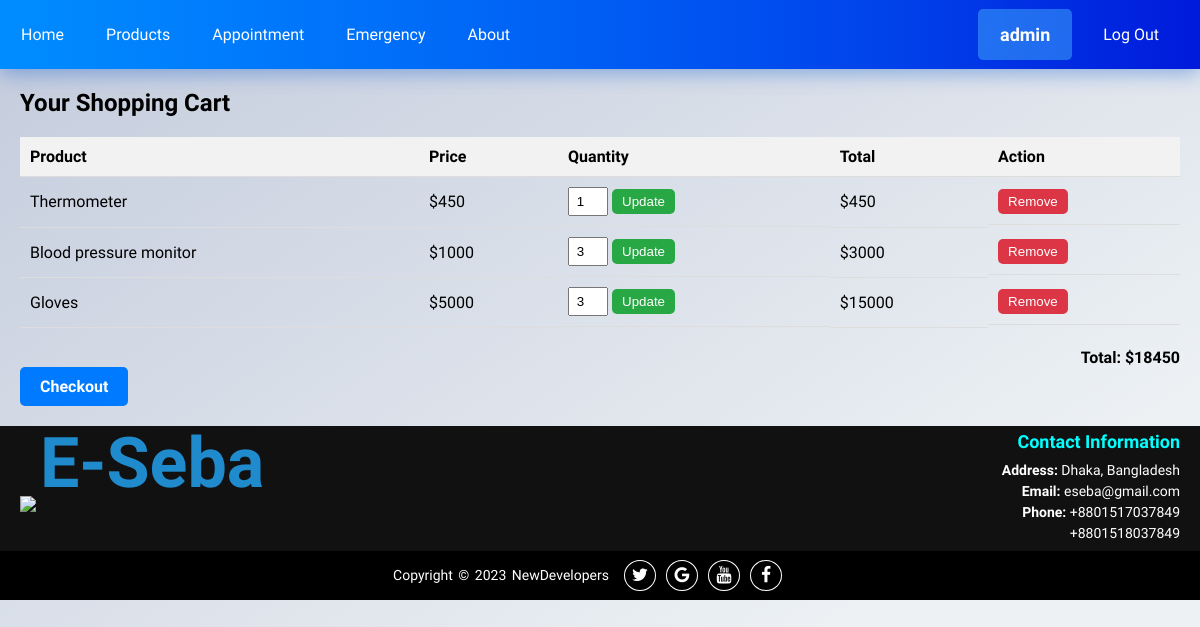
The app's page /cart/ (signed in) with its own data.
### myApp/models.py (models this page shows)
class CartItem(models.Model):
    user = models.ForeignKey(User, on_delete=models.CASCADE)
    accessory = models.ForeignKey(MedicalAccessories, on_delete=models.CASCADE)
    quantity = models.IntegerField(default=1)
    total_cost = models.IntegerField(null = True)

class MedicalAccessories(models.Model):
    p_image = models.ImageField()
    p_name = models.CharField(max_length=100)
    p_description = models.CharField(max_length=100)
    CATEGORY = (
        ('Medicine', 'Medicine'),
        ('Equipment', 'Equipment'),
    )
    p_category = models.CharField(max_length=10, choices=CATEGORY)
    p_cost = models.IntegerField()
    p_count = models.IntegerField()
    v_name = models.CharField(max_length=100)
    v_description = models.CharField(max_length=100)

### myApp/views.py (the view)
# urls.py: path('cart/', views.cart, name='cart'),
@login_required
def cart(request):
    user = request.user
    cart_items = CartItem.objects.filter(user=user)
    for item in cart_items:
        item.total_cost = item.accessory.p_cost * item.quantity
    total_cost = sum(item.total_cost for item in cart_items)
    return render(request, 'cart.html', {'cart_items': cart_items, 'total_cost': total_cost})

### myApp/templates/cart.html (shortened to what this page needs)
{% extends 'base.html' %}
{% load static %}
{% block extra-styles %}
<link rel="stylesheet" href="{% static 'css/__cart.css' %}" />
{% endblock %}
{% block content %}
<div class="container">
  <h1>Your Shopping Cart</h1>
  {% if cart_items %}
    <table class="cart-table">
      <thead>
        <tr>
          <th>Product</th>
          <th>Price</th>
          <th>Quantity</th>
          <th>Total</th>
          <th>Action</th>
        </tr>
      </thead>
      <tbody>
        {% for item in cart_items %}
          <tr>
            <td>{{ item.accessory.p_name }}</td>
            <td>${{ item.accessory.p_cost }}</td>
            <td class="cart-actions">
              <form method="post" action="{% url 'update_cart' item.accessory.id %}">
                <input
                  type="number"
                  name="quantity"
                  value="{{ item.quantity }}"
                  min="1"
                />
                <button type="submit" class="update-button">Update</button>
              </form>
            </td>
            <td>${{ item.total_cost }}</td>
            <td class="cart-actions">
              <form method="post" action="{% url 'remove_from_cart' item.accessory.id %}">
                <button type="submit" class="remove-button">Remove</button>
              </form>
            </td>
          </tr>
        {% endfor %}
      </tbody>
    </table>
    <div class="cart-total">
      <strong>Total: ${{ total_cost }}</strong>
    </div>
    <div class="checkout-button">
      <a href="#">Checkout</a>
    </div>
  {% else %}
    <p>Your shopping cart is empty.</p>
  {% endif %}
</div>
{% endblock %}

### myApp/templates/base.html (shortened to what this page needs)
<!DOCTYPE html>
{% load static %}
<html lang="en">
<head>
    <link rel="stylesheet" href="https://stackpath.bootstrapcdn.com/font-awesome/4.7.0/css/font-awesome.min.css">
    <link rel="stylesheet" href="{% static 'css/__base.css' %}" />
    {% block extra-styles %} {% endblock %}
</head>
<body>
    <div class="topnav">
        <a href="{% url 'home' %}">Home</a>
        <a href="{% url 'products' %}">Products</a>
        <a href="{% url 'appointment' %}">Appointment</a>
        <a href="{% url 'emergency' %}">Emergency</a>
        <a href="{% url 'about' %}">About</a>
        <div id="user-links">
            {% if user.is_authenticated %}
                <div class="user-info">
                    <p>{{ user.username }}</p>
                    <a href="{% url 'logout' %}" class="user-link">Log Out</a>
                </div>
            {% else %}
                <a href="{% url 'login' %}" class="user-link">Login</a>
                <a href="{% url 'register' %}" class="user-link">Register</a>
            {% endif %}
        </div>
    </div>
    {% block content %}{% endblock %}
    <footer>
        <div class="footer-content">
            <div class="logo">
                <img src="{% static 'image/favicon.png' %}">
                <span class="eseba">E-Seba</span>
            </div>
            <div class="contact-info">
                <h3>Contact Information</h3>
                <ul>
                    <li><strong>Address:</strong> Dhaka, Bangladesh</li>
                    <li><strong>Email:</strong> eseba@gmail.com</li>
                    <li><strong>Phone:</strong> +8801517037849</li>
                    <li>+8801518037849</li>
                </ul>
            </div>
        </div>
        <div class="footer-bottom">
            <p>Copyright &copy; 2023 NewDevelopers</p>
            <div class="footer-menu">
                <ul class="f-menu">
                    <li><a href="#"><i class="fa fa-twitter"></i></a></li>
                    <li><a href="#"><i class="fa fa-google"></i></a></li>
                    <li><a href="#"><i class="fa fa-youtube"></i></a></li>
                    <li><a href="#"><i class="fa fa-facebook"></i></a></li>
                </ul>
            </div>
        </div>
    </footer>
</body>
</html>

### myApp/static/css/__base.css (style rules this page uses)
* { margin: 0; padding: 0; box-sizing: border-box; }
body { font-family: 'Mooli', sans-serif; background: linear-gradient(147deg, #c3cbdc 0%, #edf1f4 74%); display: flex; flex-direction: column; min-height: 100vh; }
.topnav { position: sticky; top: 0; background-image: linear-gradient(to right, #008dff, #0076fb, #005df4, #0041ea, #001adb); box-shadow: 0 4px 20px rgba(0, 83, 206, 0.4); z-index: 999; }
.topnav a { float: left; display: block; color: rgb(255, 255, 255); text-align: center; padding: 25px 16px; margin: 0px 5px; transition: transform 0.3s; text-decoration: none; }
#user-links { float: right; margin-right: 20px; }
.user-link { color: #ffffff; text-align: center; padding: 25px 16px; margin: 0px 5px; transition: transform 0.3s; text-decoration: none; }
.user-info { display: flex; align-items: center; }
.user-info p { background-color: rgba(71, 181, 255, 0.463); backdrop-filter: blur(10px); padding: 15px 22px; border-radius: 5px; margin-right: 10px; color: #fff; font-weight: bold; }
footer { color: #fff; text-align: center; }
.footer-content { background: #111; color: #fff; padding: 5px 20px; display: flex; justify-content: space-between; align-items: center; }
.logo img { max-width: 100px; height: auto; }
.logo .eseba { position: relative; top: -25px; margin: 0px auto; font-size: 70px; font-weight: 900; color: #1F8ACC; }
.contact-info { text-align: right; }
.contact-info h3 { color: aqua; font-size: 18px; margin-bottom: 10px; }
.contact-info ul { list-style-type: none; padding: 0; }
.contact-info ul li { font-size: 14px; margin: 5px 0; }
.contact-info ul li strong { font-weight: bold; }
.footer-bottom { background: #000; width: 100%; display: flex; align-items: center; justify-content: center; }
.footer-bottom p { font-size: 14px; word-spacing: 2px; text-transform: capitalize; margin: 0; }
.footer-menu { padding: 15px; float: right; }
.footer-menu ul { list-style: none; display: flex; align-items: center; justify-content: center; }
.footer-menu ul li { padding-right: 10px; display: block; }
.footer-menu ul li a { text-decoration: none; color: #fff; border: 1.1px solid white; padding: 5px; border-radius: 50%; }
.footer-menu ul li a i { font-size: 1.1rem; width: 20px; transition: color .4s ease; }

### myApp/static/css/__cart.css (style rules this page uses)
.container { margin: 20px; }
h1 { font-size: 24px; margin-bottom: 20px; }
.cart-table { width: 100%; border-collapse: collapse; margin-bottom: 20px; }
.cart-table th, .cart-table td { padding: 10px; text-align: left; border-bottom: 1px solid #ddd; }
.cart-table th { background-color: #f2f2f2; }
.cart-table input[type="number"] { width: 40px; padding: 5px; text-align: center; }
.cart-total { margin-top: 20px; text-align: right; }
.checkout-button a { display: inline-block; padding: 10px 20px; background-color: #007bff; color: #fff; text-decoration: none; border-radius: 5px; font-weight: bold; transition: background-color 0.3s; }
.cart-table .cart-actions { display: flex; justify-content: space-between; align-items: center; }
.cart-table .cart-actions button { padding: 5px 10px; color: #fff; border: none; border-radius: 5px; cursor: pointer; transition: background-color 0.3s; }
.cart-table .cart-actions button.remove-button { background-color: #dc3545; }
.cart-table .cart-actions button.update-button { background-color: #28a745; }
p { font-size: 18px; }

### records on screen
CartItem: accessory.p_name "Thermometer", accessory.p_cost "450", quantity "1", total_cost "450"
CartItem: accessory.p_name "Blood pressure monitor", accessory.p_cost "1000", quantity "3", total_cost "3000"
CartItem: accessory.p_name "Gloves", accessory.p_cost "5000", quantity "3", total_cost "15000"

### other values on screen
{{ user.username }} "admin"
{{ total_cost }} "18450"
